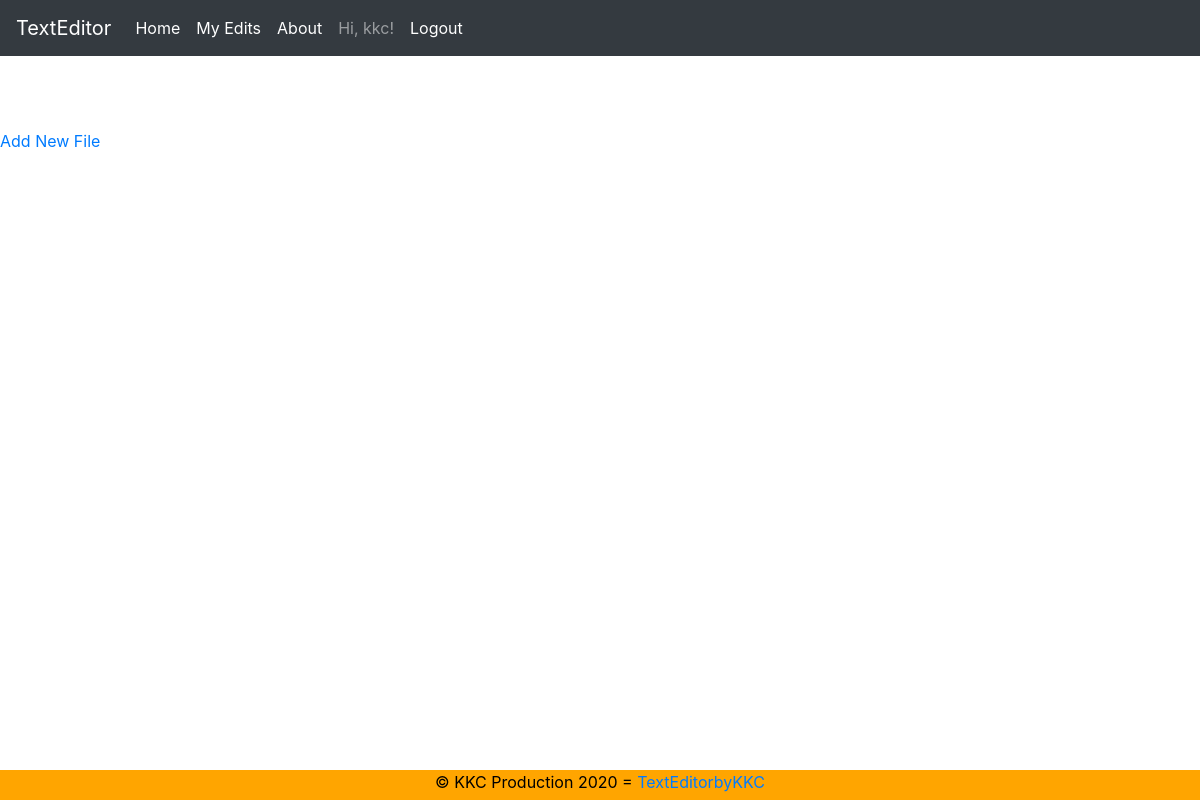
The page /myedits (signed in) on the database as committed earlier.
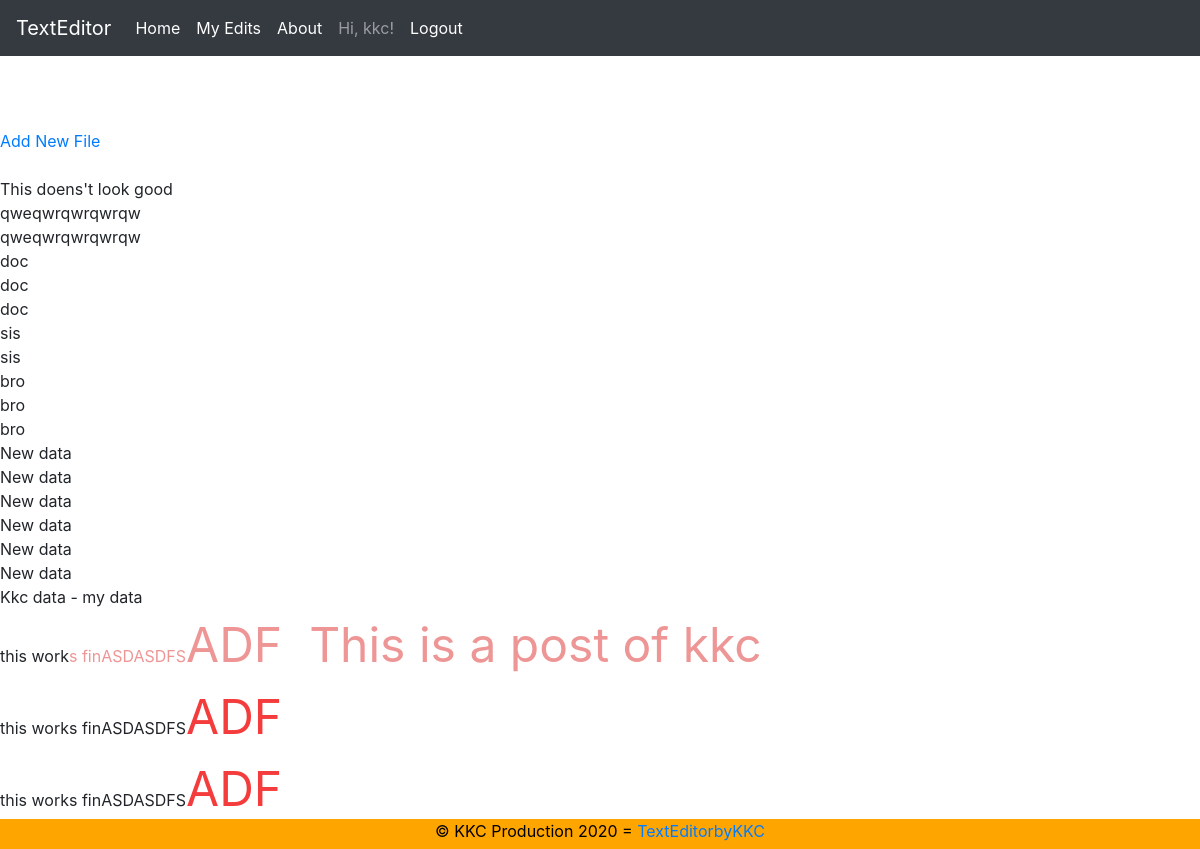
The same page on the database as committed later.
### app/models.py (models this page shows, shortened)
class User(UserMixin, db.Model):
    id = db.Column(db.Integer, primary_key=True)
    username = db.Column(db.String(64), index=True, unique=True)
    email = db.Column(db.String(120), index=True, unique=True)
    password_hash = db.Column(db.String(128))
    posts = db.relationship('EditorData', backref='author', lazy='dynamic')

class EditorData(db.Model):
    id = db.Column(db.Integer, primary_key=True)
    name = db.Column(db.Text)
    extension= db.Column(db.Text)
    html= db.Column(db.Text)
    user_id = db.Column(db.Integer, db.ForeignKey('user.id'))

### app/routes.py (the view)
@app.route('/display')
@app.route('/myedits')
@login_required
def display():
    posts = EditorData.query.order_by(EditorData.id.desc()).filter_by(author=current_user).all()
    return render_template('myedits.html', posts=posts)

### app/models.py (called while the page is built)
@login.user_loader
def load_user(id):
    return User.query.get(int(id))

### app/templates/myedits.html
{% extends "base.html" %}
{% block content %}
<a href="{{ url_for('index') }}"> Add New File</a>
<br><br>
{% for post in posts %}
<div>
        {{post.html|safe}}
</div>
{% endfor %}
{% endblock %}

### app/templates/base.html (shortened to what this page needs)
<!DOCTYPE html>
<html lang="en">
<head>
    <link rel="stylesheet" href="https://stackpath.bootstrapcdn.com/bootstrap/4.1.3/css/bootstrap.min.css">
</head>
<body>
  <div class="fixed-top">
  <nav class="navbar navbar-expand-lg navbar-dark bg-dark">
    <a class="navbar-brand" href="{{url_for('index')}}">TextEditor</a>
    <div class="collapse navbar-collapse" id="navbarSupportedContent">
      <ul class="navbar-nav mr-auto">
        <li class="nav-item active">
          <a class="nav-link" href="{{ url_for('index') }}">Home<span class="sr-only">(current)</span></a>
        </li>
        {% if current_user.is_anonymous %}
        <li class="nav-item active">
          <a class="nav-link" href="{{ url_for('login') }}">login</a>
        </li>
        {% else %}
        <li class="nav-item active">
          <a class="nav-link" href="/myedits">My Edits</a>
        </li>
        <li class="nav-item active">
          <a class="nav-link" href="/about">About</a>
        </li>
        <li class="nav-item">
         <a class="nav-link"> Hi, {{ current_user.username }}!</a></li>
        <li class="nav-item active">
          <a class="nav-link" href="{{ url_for('logout') }}">Logout</a></li>
        {% endif %}
      </ul>
    </div>
  </nav>
  </div>
        <h1 style="color: white;">
        </h1>
        <br><br><br><br>
        {% block content %}{% endblock %}
<footer><center>© KKC Production 2020 =
  <a href="{{ url_for('index')}}"> TextEditorbyKKC</a> </center>
</footer>
</body>
</html>

### app/templates/base.html (style rules this page uses)
body { overflow: auto; min-height: 100%; }
footer { position: absolute; bottom:0; width:100%; height:30px; background:orange; color:black; }

Rows that differ between the two databases and show on the page:
added EditorData: html "This doens't look good"
added EditorData: html "qweqwrqwrqwrqw"
added EditorData: html "qweqwrqwrqwrqw"
added EditorData: html "doc"
added EditorData: html "doc"
added EditorData: html "doc"
added EditorData: html "sis"
added EditorData: html "sis"
added EditorData: html "bro"
added EditorData: html "bro"
added EditorData: html "bro"
added EditorData: html "New data"
added EditorData: html "New data"
added EditorData: html "New data"
added EditorData: html "New data"
added EditorData: html "New data"
added EditorData: html "New data"
added EditorData: html "Kkc data - my data"
now on this page (row edited): EditorData: html "this work s finASDASDFS ADF This is a post of kkc"
now on this page (row edited): EditorData: html "this works finASDASDFS ADF"
now on this page (row edited): EditorData: html "this works finASDASDFS ADF"
